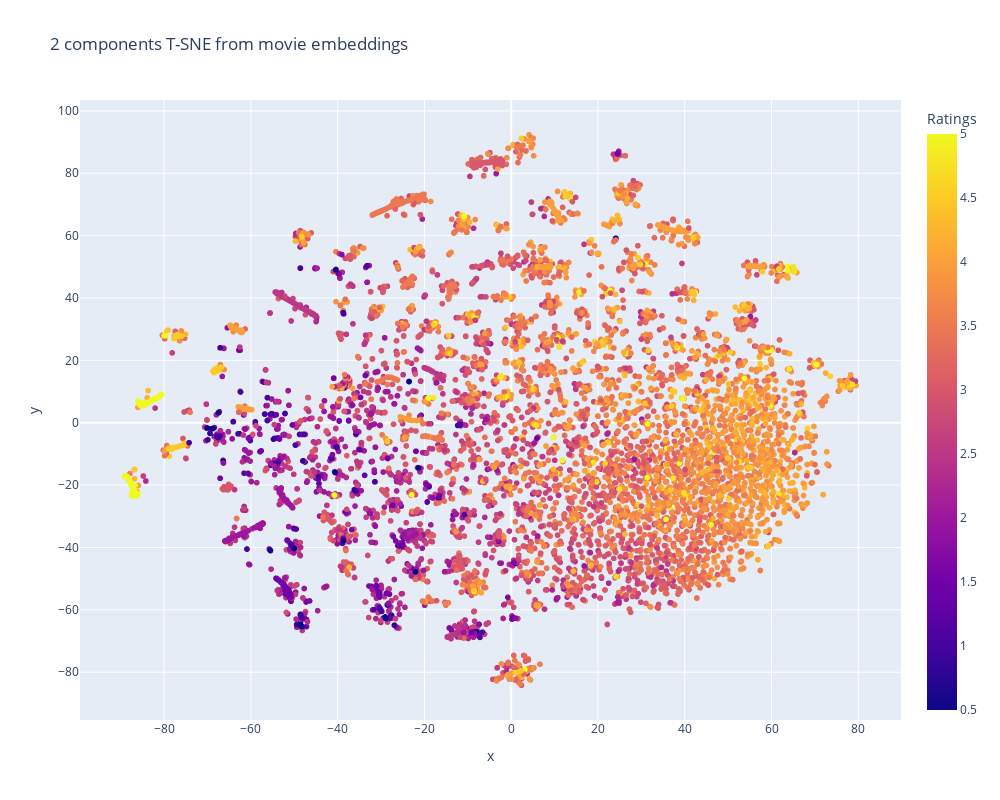

This figure's notebook cell:
### Markdown cell above
Let's do the same with t-sne, an algorithm specialized for visualizing high dimensional spaces, you can read more about it there : https://en.wikipedia.org/wiki/T-distributed_stochastic_neighbor_embedding

### Code cell
from sklearn.manifold import TSNE

#TOFILL:
tsne_components = TSNE(n_components=2).fit_transform(scaled_movie_embeddings)


scatter_plot(tsne_components,'2 components T-SNE from movie embeddings', movie_titles_ordered, data_matrix.mean() )

### Figure 1 — Plotly figure (JSON) as saved in the notebook; plotly's stock layout.template omitted (floating-point values rounded to 4 significant figures; data arrays with more than 128 entries replaced by an {"elided": "..."} marker saying what was removed)
{"data": [{"hovertemplate": "<b>%{hovertext}</b><br><br>x=%{x}<br>y=%{y}<br>Ratings=%{marker.color}<extra></extra>", "hovertext": {"elided": "9724 str values"}, "legendgroup": "", "marker": {"color": {"elided": "9724 float values"}, "coloraxis": "coloraxis", "symbol": "circle"}, "mode": "markers", "name": "", "showlegend": false, "type": "scattergl", "x": {"elided": "9724 float values"}, "xaxis": "x", "y": {"elided": "9724 float values"}, "yaxis": "y"}], "layout": {"coloraxis": {"colorbar": {"title": {"text": "Ratings"}}, "colorscale": [[0, "#0d0887"], [0.1111, "#46039f"], [0.2222, "#7201a8"], [0.3333, "#9c179e"], [0.4444, "#bd3786"], [0.5556, "#d8576b"], [0.6667, "#ed7953"], [0.7778, "#fb9f3a"], [0.8889, "#fdca26"], [1, "#f0f921"]]}, "height": 800, "legend": {"tracegroupgap": 0}, "title": {"text": "2 components T-SNE from movie embeddings"}, "width": 1000, "xaxis": {"anchor": "y", "domain": [0, 1], "title": {"text": "x"}}, "yaxis": {"anchor": "x", "domain": [0, 1], "title": {"text": "y"}}}}
